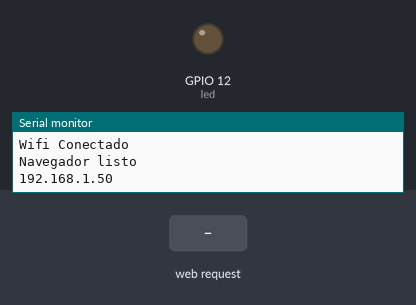
Recording of a sketch running on a simulated ESP32. On the bench: output pins drawn as LEDs (lit = HIGH), the last lines printed to the serial monitor. The inputs (shaded band) are chosen by the test bench. WiFi joins after 1.5 s; servers stay silent unless stated.

Above: at 2.7 s.
2.8 s: HTTP request GET /?LED=ON received
At 4.1 s:
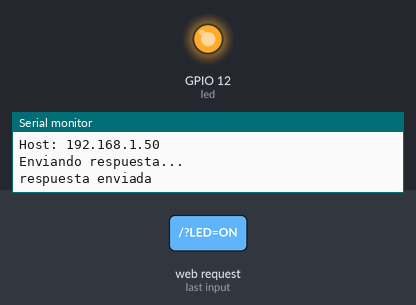
5.3 s: HTTP request GET /?LED=0FF received
At 7.2 s:
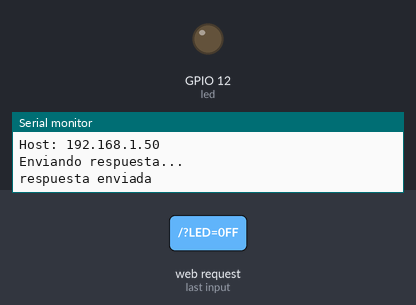
Timing chart, 0 to 8.7 s (numbered marks = the images above; inputs shaded):
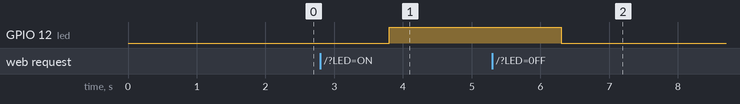

The sketch:

wifi2.ino
```cpp
#include <WiFi.h>

const char* ssid = "desn't free";
const char* password = "n'estpaslibre";


int led = 12;

WiFiServer server(80);
void setup() {
  Serial.begin(115200);
  delay(10);

  //configuracion del GPI02
  pinMode(led, OUTPUT);
  digitalWrite(led, LOW);

  Serial.println();
  Serial.println();
  Serial.print("Conectandose a red : ");
  Serial.println(ssid);

  WiFi.begin(ssid, password);

  while(WiFi.status() != WL_CONNECTED)
  {
    delay(500);
  Serial.println(".");
  }

  Serial.println("Wifi Conectado");

  Serial.println("");
  Serial.println("Navegador listo");
  Serial.println(WiFi.localIP());
}

void loop() {
  WiFiClient client = server.available();
  if(client)//Si hay un cliente presente
  {
    Serial.println("Nuevo Cliente");
    //esperamos hasta que hayan datos disponibles
    while(!client.available() && client.connected())
    {
      delay(1);
    }
    //Leemos la primera linea de la peticion del cliente
    String lineal = client.readStringUntil('r');
    Serial.println(lineal);
    if(lineal.indexOf("LED=ON")>0);
    {
      digitalWrite(led, HIGH);
    }
    if(lineal.indexOf("LED=0FF")>0)
    {
      digitalWrite(led,LOW);
    }
    client.flush();
    Serial.println("Enviando respuesta...");
    //Encabezado http
    client.println("HTTP/1.1 200 OK");
    client.println("Content-Type: text/html");
    client.println("Connection: close"); //La conexion se cierra despues de finalizar
    client.println();
    //Pagina html para en el navegador
    client.println("<!DOCTYPE HTML>");
    client.println("<html>");
    client.println("<head><title>UTL Electronics</title></head>");
    client.println("<body>");
    client.println("<h1 align='center'>Test ESP32</h1>");
    client.println("<div style='text-align:center;'>");
    client.println("<br/>");
    client.println("<button onClick=location.href='./?LED=ON'>LED ON</button>");
    client.println("<button onClick=location.href='./?LED=OFF'>LED OFF</button>");
    client.println("<br />");
    client.println("</div>");
    client.println("</body>");
    client.println("</html>");
    delay(1);
    Serial.println("respuesta enviada");
    }
}
```

Measured:
- after the input at 2.8 s, GPIO 12 (led): LOW → HIGH after 1.0 s
- after the input at 5.3 s, GPIO 12 (led): HIGH → LOW after 1.0 s
